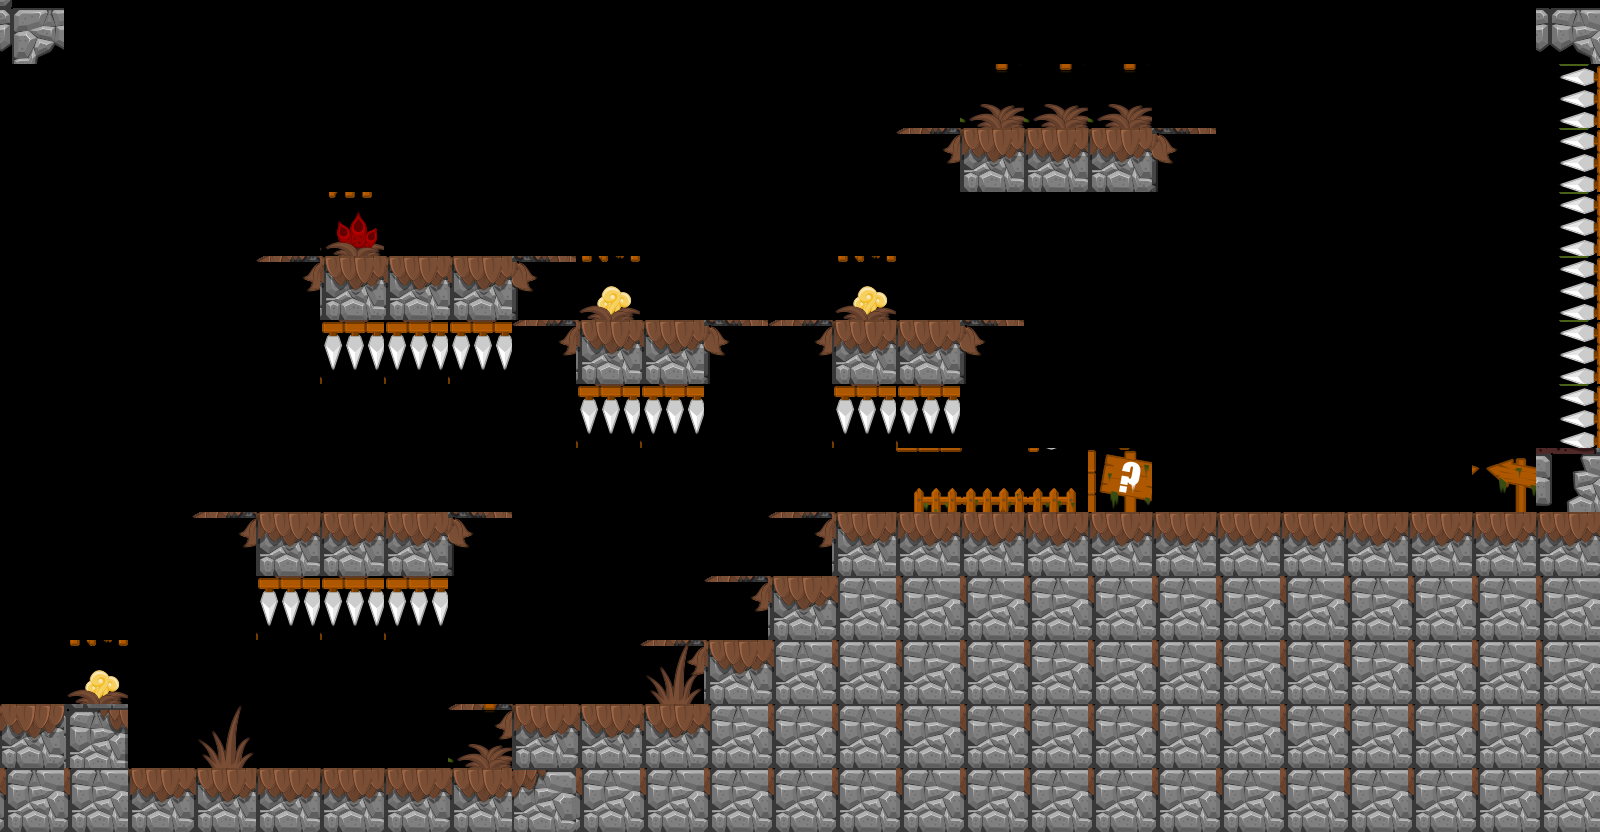

The image is a tile-based game level rendered from a .tmx file. Its description and source (layers, tilesets, objects; grid data summarised) follow:
An orthogonal 25x13 tile map with 64x64 px tiles, 2 tile layers (Chao, Ornamentos), 3 tilesets and 14 objects.

<map version="1.0" orientation="orthogonal" width="25" height="13" tilewidth="64" tileheight="64">
 <tileset firstgid="1" source="level/Tileset1.tsx" />
 <tileset firstgid="64" source="level/Tileset2.tsx" />
 <tileset firstgid="127" source="level/Tileset3.tsx" />
 <layer name="Chao" width="25" height="13">
  <data>[325 cells, 113 non-empty, 11 distinct tile ids]</data>
 </layer>
 <objectgroup name="Contatos 1" width="25" height="13">
  <object x="2" y="706" width="127" height="122" />
  <object x="194" y="770" width="319" height="61" />
  <object x="577" y="705" width="125" height="126" />
  <object x="577" y="321" width="127" height="63" />
  <object x="897" y="514" width="702" height="63" />
  <object x="257" y="513" width="189" height="62" />
  <object x="321" y="257" width="189" height="62" />
  <object x="833" y="514" width="63" height="61" />
  <object x="769" y="577" width="63" height="63" />
  <object x="705" y="642" width="61" height="61" />
  <object x="129" y="770" width="64" height="61" />
  <object x="513" y="705" width="65" height="126" />
  <object x="833" y="322" width="127" height="61" />
  <object x="961" y="131" width="191" height="60" />
 </objectgroup>
 <layer name="Ornamentos" width="25" height="13">
  <data>[325 cells, 31 non-empty, 11 distinct tile ids]</data>
 </layer>
</map>